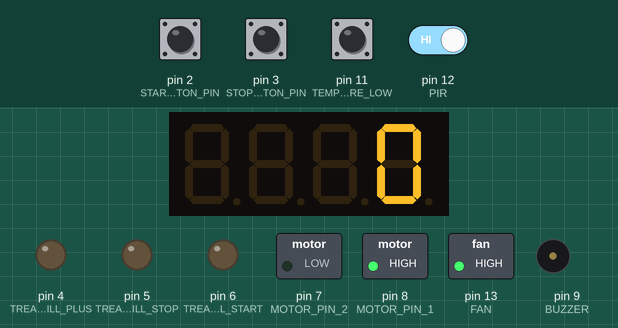
The sketch below on a simulated Arduino Uno, built with avr-gcc and run on an emulated ATmega328P. Parts: 4-digit seven-segment display, switched loads named in the sketch (green lamp = pin HIGH), output pins drawn as LEDs (lit = HIGH), buzzer (waves = sounding, pin HIGH). Inputs (shaded band) come from the test bench; at power-on: pin 2 (START_BUTTON_PIN), pin 3 (STOP_BUTTON_PIN), pin 11 (TEMPERATURE_LOW), pin 12 (PIR) HIGH.

Above: at 1.2 s.
1.3 s: pin 2 (START_BUTTON_PIN) pulled LOW for 0.15 s
At 2.7 s:
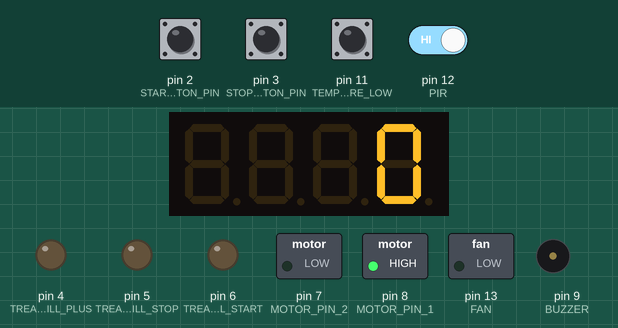
3.1 s: pin 12 (PIR) driven LOW
6.1 s: pin 3 (STOP_BUTTON_PIN) pulled LOW for 3.2 s
At 10.1 s:
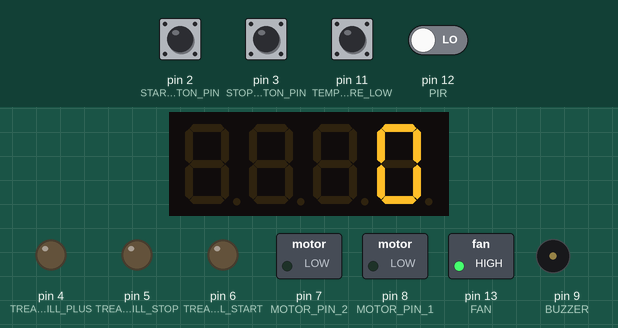
10.8 s: pin 2 (START_BUTTON_PIN) pulled LOW for 1 s
At 12.2 s:
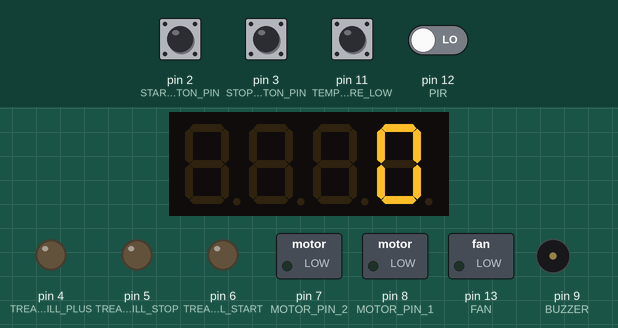
16.3 s: pin 12 (PIR) driven HIGH
At 17.7 s:
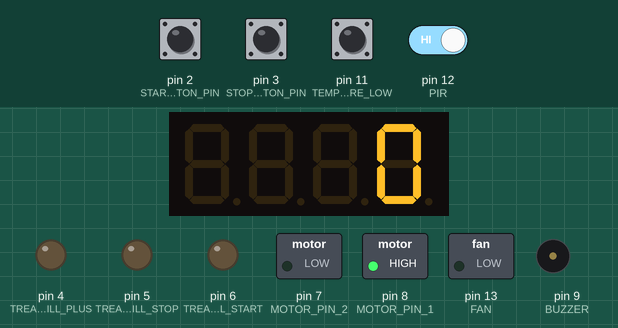
17.8 s: pin 3 (STOP_BUTTON_PIN) pulled LOW for 0.15 s
At 20.3 s:
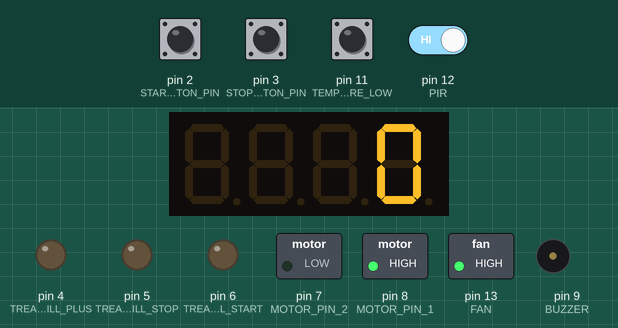
Timing chart, 0 to 21.4 s (numbered marks = the images above; inputs shaded):
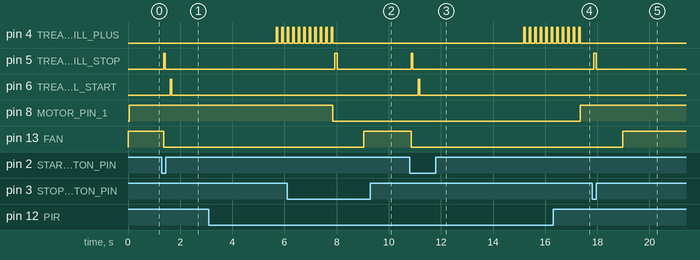

Measured:
- after the input at 1.3 s, pin 5 (TREADMILL_STOP): LOW → HIGH after 0.07 s, → LOW 0.06 s later; pin 6 (TREADMILL_START): LOW → HIGH after 0.33 s, → LOW 0.06 s later; pin 13 (FAN): HIGH → LOW after 0.07 s
- after the input at 6.1 s, pin 5 (TREADMILL_STOP): LOW → HIGH after 1.8 s, → LOW 0.10 s later; pin 13 (FAN): LOW → HIGH after 2.9 s
- after the input at 10.8 s, pin 4 (TREADMILL_PLUS): alternates HIGH for 0.06 s and LOW for 0.15 s, starting after 4.4 s; pin 5 (TREADMILL_STOP): LOW → HIGH after 0.06 s, → LOW 0.06 s later; pin 6 (TREADMILL_START): LOW → HIGH after 0.32 s, → LOW 0.06 s later; pin 13 (FAN): HIGH → LOW after 0.06 s
- after the input at 16.3 s, pin 8 (MOTOR_PIN_1): LOW → HIGH after 1.0 s
- after the input at 17.8 s, pin 5 (TREADMILL_STOP): LOW → HIGH after 0.07 s, → LOW 0.10 s later; pin 13 (FAN): LOW → HIGH after 1.2 s
- by itself, pin 4 (TREADMILL_PLUS): alternates HIGH for 0.06 s and LOW for 0.15 s, 18 changes in all, then stays LOW

The sketch:

auto_start.ino
```cpp
#include <TM1637Display.h>


// external buttons start stop
#define START_BUTTON_PIN 2
#define STOP_BUTTON_PIN 3
//trademill button panel
#define TREADMILL_PLUS 4
#define TREADMILL_START 6
#define TREADMILL_STOP 5
//diaplay and buzzer pins
#define DIO A4
#define CLK A5
#define BUZZER 9
// temperature sensor and fan supply(2596) enable !pin
#define FAN 13
#define TEMPERATURE_LOW 11
// MOTOR PINS
#define MOTOR_PIN_1 8
#define MOTOR_PIN_2 7
// PIR MOTION SENSOR
#define PIR 12

#define SLOW_STEP_TICKS 88
#define FAST_STEP_TICKS 53

unsigned long startTime; // Variable to hold the start time
unsigned long endTime;   // Variable to hold the end time

float temperature = 0;
float last_good_temperature = 0;
int sample_age = 0;
int repeat_delay = 0;
int buzzer_enabled = 1;
int buzzer_disable_blink = 0;
int bounce_count = 0;
unsigned long counter_for_pir = 0;
unsigned long ms_counter_for_step_taken = 0;
unsigned long ms_counter_for_motor = 0;
bool activity_flag = false;
enum treadmillStates
{
  BOUNCING_BEFORE_SLOW,
  SLOW,
  BOUNCING_BEFORE_STOP,
  STOP,
  BOUNCING_BEFORE_FAST,
  FAST,
  COOL_DOWN,
  BOUNCING_BEFORE_PIR_INACTIVE,
  PIR_INACTIVE
};
enum fakeStepsMotorStates
{
  MOTOR_STOP,
  MOTOR_ACTIVE,
  IDLE,
};


unsigned char treadmill_state = STOP;
unsigned char fake_steps_machine_state = IDLE;

TM1637Display display(CLK, DIO);

void setup() {
  pinMode(BUZZER, OUTPUT);
  pinMode(TEMPERATURE_LOW, INPUT_PULLUP);
  pinMode(FAN, OUTPUT);
  pinMode(MOTOR_PIN_1, OUTPUT);
  pinMode(MOTOR_PIN_2, OUTPUT);
  pinMode(PIR, INPUT_PULLUP);
  pinMode(START_BUTTON_PIN, INPUT);
  pinMode(STOP_BUTTON_PIN, INPUT);
  pinMode(TREADMILL_PLUS, OUTPUT);
  pinMode(TREADMILL_START, OUTPUT);
  pinMode(TREADMILL_STOP, OUTPUT);
  digitalWrite(FAN, HIGH);
  display.setBrightness(7, true);
  display.clear();
  display.showNumberDec(0);

  Serial.begin(115200);
}

void treadmillstart() {

  digitalWrite(TREADMILL_STOP, HIGH);
  delay(60);
  digitalWrite(TREADMILL_STOP, LOW);
  delay(200);
  digitalWrite(TREADMILL_START, HIGH);
  delay(60);
  digitalWrite(TREADMILL_START, LOW);
  delay(4000);
  for (int i = 0; i < 10;i++) {
    digitalWrite(TREADMILL_PLUS, HIGH);
    delay(60);
    digitalWrite(TREADMILL_PLUS, LOW);
    delay(150);
  }
  digitalWrite(TREADMILL_PLUS, HIGH);
  delay(60);
  digitalWrite(TREADMILL_PLUS, LOW);
}
void treadmillspeedup() {
  for (int i = 0; i < 13;i++) {
    digitalWrite(TREADMILL_PLUS, HIGH);
    delay(60);
    digitalWrite(TREADMILL_PLUS, LOW);
    delay(150);
  }
  digitalWrite(TREADMILL_PLUS, HIGH);
  delay(60);
  digitalWrite(TREADMILL_PLUS, LOW);
}

void treadmillStop() {
  digitalWrite(TREADMILL_STOP, HIGH);
  delay(100);
  digitalWrite(TREADMILL_STOP, LOW);
  delay(1000);
}

void pirSensor() {
  digitalWrite(MOTOR_PIN_1, digitalRead(PIR));
}

void loop() {

  bool start_button = !digitalRead(START_BUTTON_PIN);
  bool stop_button = !digitalRead(STOP_BUTTON_PIN);
  bool pir_sensor = digitalRead(PIR);
  static long stepstaken = 0;
  static long today_total_steps = 0;
  treadmillProcessing(start_button, stop_button, pir_sensor, stepstaken);
  fakeStepsProcessing(stepstaken, today_total_steps);
  pirSensor();

  delay(10);
}

unsigned long minuetsToTicks(unsigned int minuets) {
  return (((minuets * 60) * 1000) / 10);
}

void fakeStepsProcessing(long& stepstaken, long& today_total_steps) {
  switch (fake_steps_machine_state) {
  case IDLE:
    if (activity_flag)
    {
      if (stepstaken > 0)
      {
        fake_steps_machine_state = MOTOR_ACTIVE;
        ms_counter_for_motor = 0;
        digitalWrite(MOTOR_PIN_2, HIGH);
        startTime = millis();
      }else {
        activity_flag = false;
      }
    }
    break;
  case MOTOR_ACTIVE:
    ms_counter_for_motor++;
    if (ms_counter_for_motor >= 30)
    {
      digitalWrite(MOTOR_PIN_2, LOW);
      ms_counter_for_motor = 0;
      fake_steps_machine_state = MOTOR_STOP;

      endTime = millis();
      // Serial.print("Time MOTOR ACTIVE: ");
      // Serial.println((endTime - startTime)/10);
      // startTime = millis();

    }
    break;

  case MOTOR_STOP:
    ms_counter_for_motor++;
    if (ms_counter_for_motor >= 28) {
      ms_counter_for_motor = 0;
      stepstaken--;
      today_total_steps++;
      display.showNumberDec(today_total_steps);
      // endTime = millis();
      // Serial.print("Time MOTOR STOP: ");
      // Serial.println((endTime - startTime)/10);
      // startTime = millis();
      if (stepstaken < 1) {
        activity_flag = false;
        fake_steps_machine_state = IDLE;
      }
      else {
        digitalWrite(MOTOR_PIN_2, HIGH);
        fake_steps_machine_state = MOTOR_ACTIVE;
      }
    }

    break;
  }
}


void treadmillProcessing(bool start_button, bool stop_button, bool pir_sensor, long& stepstaken) {

  static unsigned char last_treadmill_state = treadmill_state;
  switch (treadmill_state)
  {
  case STOP:
    // Serial.print("STOP");
    if (start_button) {
      // Serial.print("start button pressed");
      last_treadmill_state = treadmill_state;
      treadmill_state = BOUNCING_BEFORE_SLOW;
      bounce_count = 0;
      ms_counter_for_step_taken = 0;
    }
    break;
  case BOUNCING_BEFORE_SLOW:
    // Serial.print("BOUNCING_BEFORE_SLOW");
    if (start_button) {
      if (bounce_count > 4) {
        digitalWrite(FAN, LOW);
        treadmillstart();
        treadmill_state = SLOW;
        startTime = millis();
      }
      else {
        bounce_count++;
      }
    }
    else {
      treadmill_state = last_treadmill_state;
    }
    break;
  case SLOW:
    // Serial.println("SLOW");
    if (stop_button) {
      // Serial.println("stop button pressed");
      last_treadmill_state = treadmill_state;
      treadmill_state = BOUNCING_BEFORE_STOP;
      bounce_count = 0;
    }
    if (start_button) {
      // Serial.println("start button pressed");
      last_treadmill_state = treadmill_state;
      treadmill_state = BOUNCING_BEFORE_FAST;
      bounce_count = 0;
    }
    if (!pir_sensor) {
      last_treadmill_state = treadmill_state;
      treadmill_state = BOUNCING_BEFORE_PIR_INACTIVE;
      counter_for_pir = 0;
    }
    else {
      ms_counter_for_step_taken++;
    }
    if (ms_counter_for_step_taken >= 88) { //88
      ms_counter_for_step_taken = 0;
      stepstaken++;
    }
    if (stepstaken >= 200) {
      activity_flag = true;
    }

    break;
  case BOUNCING_BEFORE_STOP:
    // Serial.println("BOUNCING_BEFORE_STOP");
    if (stop_button) {
      if (bounce_count > 4) {
        treadmillStop();
        activity_flag = true;
        treadmill_state = COOL_DOWN;
      }
      else {
        bounce_count++;
      }
    }
    else {
      treadmill_state = last_treadmill_state;
    }
    break;
  case BOUNCING_BEFORE_FAST:
    // Serial.print("BOUNCING_BEFORE_FAST");
    if (start_button) {
      if (bounce_count > 4) {
        treadmillspeedup();
        activity_flag = true;
        treadmill_state = FAST;
        // Serial.print("COOL_DOWN");
      }
      else {
        bounce_count++;
      }
    }
    else {
      treadmill_state = last_treadmill_state;
    }
    break;
  case FAST:
    // Serial.print("FAST");
    if (stop_button) {
      // Serial.println("stop button pressed");
      last_treadmill_state = treadmill_state;
      treadmill_state = BOUNCING_BEFORE_STOP;
      bounce_count = 0;
    }
    if (!pir_sensor) {
      last_treadmill_state = treadmill_state;
      treadmill_state = BOUNCING_BEFORE_PIR_INACTIVE;
      counter_for_pir = 0;
    }
    // else {
    //   ms_counter_for_step_taken++;
    // }
    // if (ms_counter_for_step_taken >= 53) { //88
    //   ms_counter_for_step_taken = 0;
    //   stepstaken++;
    // }
    // if (stepstaken >= 200) {
    //   activity_flag = true;
    // }
    break;
  case COOL_DOWN:
    // Serial.print("COOL_DOWN");
    if (start_button) {
      // Serial.println("start button pressed from cool down");
      last_treadmill_state = treadmill_state;
      treadmill_state = BOUNCING_BEFORE_SLOW;
      bounce_count = 0;
    }
    if (digitalRead(TEMPERATURE_LOW)) {
      digitalWrite(FAN, HIGH);
      treadmill_state = STOP;
    }
    break;

  case BOUNCING_BEFORE_PIR_INACTIVE:
    if (!pir_sensor) {
      if (counter_for_pir > 2000) {
        treadmillStop();
        activity_flag = true;
        treadmill_state = COOL_DOWN;
      }
      counter_for_pir++;
    }
    else {
      treadmill_state = last_treadmill_state;
    }
    if (stop_button) {
      // Serial.println("stop button pressed");
      last_treadmill_state = treadmill_state;
      treadmill_state = BOUNCING_BEFORE_STOP;
      bounce_count = 0;
    }
    break;
  }
}
```
